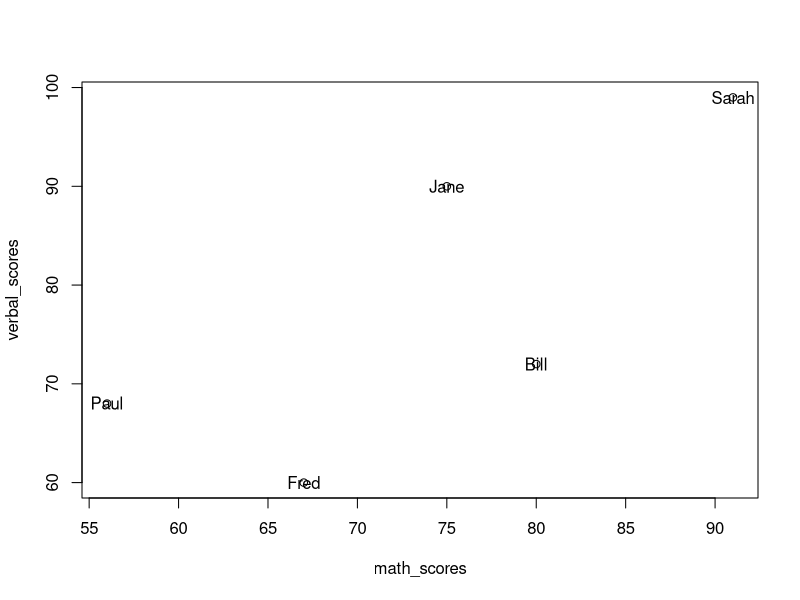

Reproduce this figure in R.
## ---- chunk 1
10 / 2
sqrt(100) + sqrt(9)
exp(1)
2^3
## ---- chunk 2
x <- 5
y <- 10
## ---- chunk 3
x * y
## ---- chunk 4
z <- x * y
## ---- chunk 5
x <- x + 1
## ---- chunk 6
2 == 2
c(1, 2, 3) == 2
## ---- chunk 7
1 != 2 # not equal to
2 < 2 # less than
2 <= 2 # less than or equal to
2 > 2 # greater than
2 >= 2 # greater than or equal to
(2 < 2) | (2 <= 2) # or
(2 < 2) & (2 <= 2) # and
## ---- chunk 8
x <- c(TRUE, TRUE, FALSE)
x * 2
sum(x)
## ---- chunk 9
0 / 0 # NaN
1 / 0 # Inf
x <- c(1, NA, 0)
## ---- chunk 10
class("hello world!")
is.numeric("hello world!")
is.character("hello world")
class(c(1, NA, 0))
is.numeric(c(1, NA, 0))
## ---- chunk 11
str(as.factor(c("Blue", "Blue", "Red")))
## ---- chunk 12
print(z)
## ---- chunk 13
z
## ---- chunk 14
student_names <- c("Bill", "Jane", "Sarah", "Fred", "Paul")
math_scores <- c(80, 75, 91, 67, 56)
verbal_scores <- c(72, 90, 99, 60, 68)
## ---- chunk 15
nums1 <- 1:100
nums2 <- seq(-10, 100, by=5) # -10, -5, 0, ..., 100
nums3 <- seq(-10, 100, length.out=467) # 467 equally spaced numbers between -10 and 100
## ---- chunk 16
mean(math_scores)
min(math_scores - verbal_scores)
summary(verbal_scores)
## ---- chunk 17
plot(math_scores, verbal_scores)
text(math_scores, verbal_scores, student_names)
## ---- chunk 18
math_scores[3]
math_scores[1:3]
math_scores[-(4:5)]
math_scores[which(verbal_scores >= 90)]
math_scores[3] <- 92
math_scores
## ---- chunk 19
students <- data.frame(student_names, math_scores, verbal_scores)
students
summary(students)
## ---- chunk 20
students <- data.frame(students, final_scores = (math_scores + verbal_scores) / 2)
students
## ---- chunk 21
list1 <- list(some_numbers = 1:10, some_letters = c("a", "b", "c"))
list1
## ---- chunk 22
school_info <- list(school_name = "NYU", students = students, 
                    faculty = data.frame(name = c("Kelly Jones", "Matt Smith"), 
                                         age = c(41, 55)))
school_info
